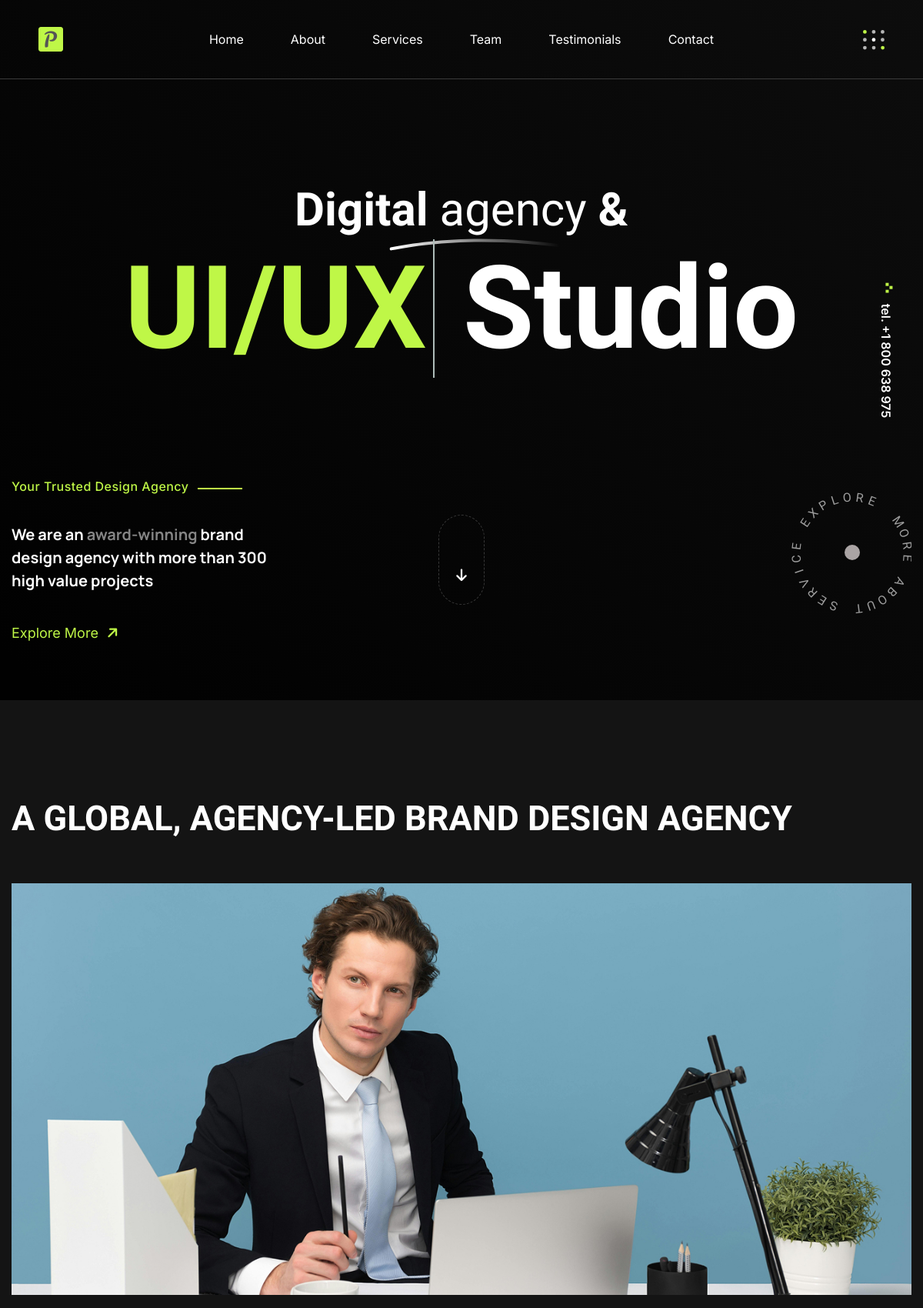
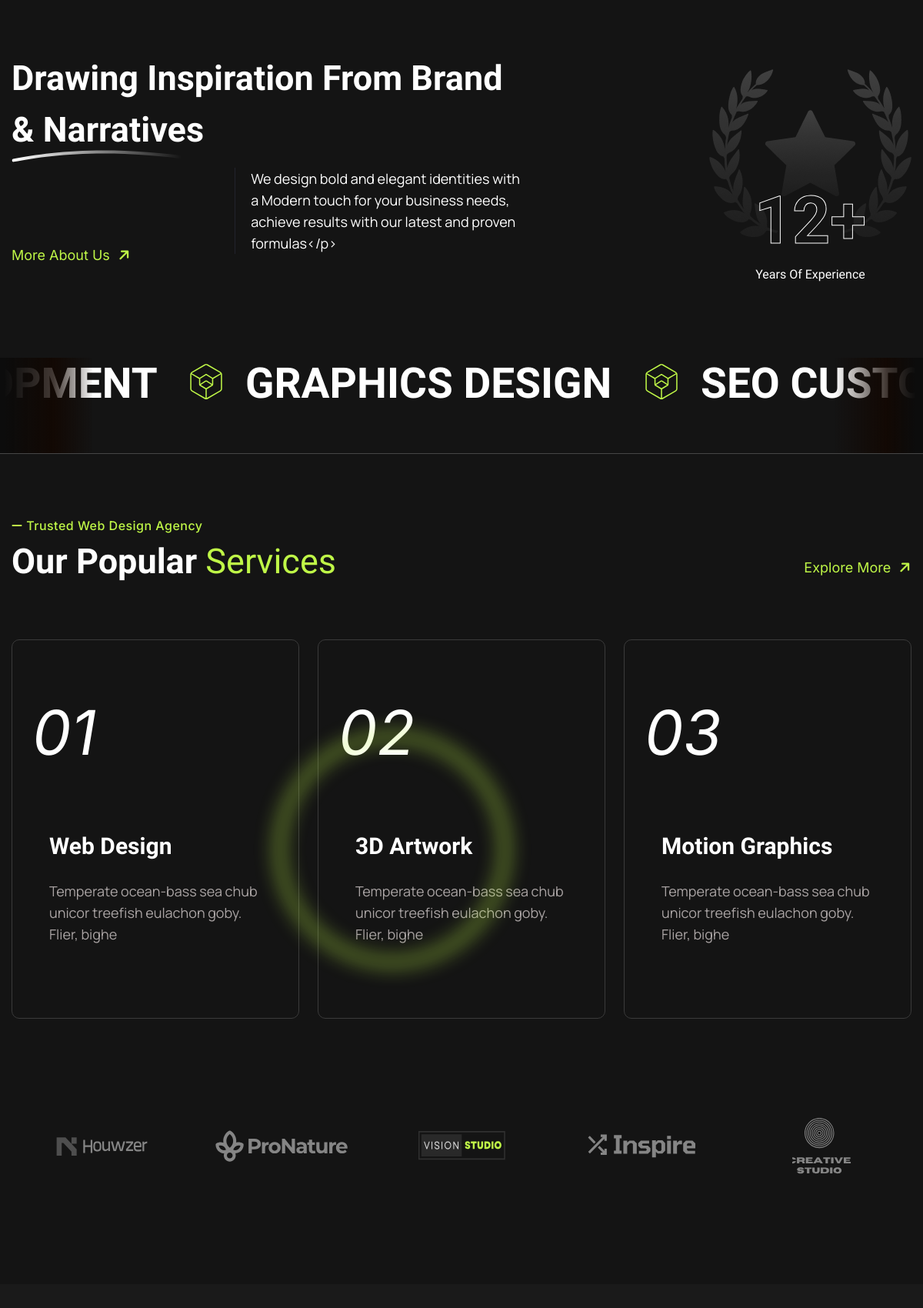
The page / (upper part) on the database its author committed (2 pictures, top to bottom).
### home_content/models.py (models this page shows, shortened)
class AppSettings(models.Model):
    app_name = models.CharField(max_length=255)
    logo = models.ImageField(upload_to='settings/logo/', null=True, blank=True)
    preloader_logo = models.ImageField(upload_to='settings/preloader/', null=True, blank=True)
    facebook_link = models.URLField(max_length=500, null=True, blank=True)
    instagram_link = models.URLField(max_length=500, null=True, blank=True)
    twitter_link = models.URLField(max_length=500, null=True, blank=True)
    linkedin_link = models.URLField(max_length=500, null=True, blank=True)
    address = models.TextField(null=True, blank=True)
    phone = models.CharField(max_length=20, null=True, blank=True)
    email = models.EmailField(max_length=255, null=True, blank=True)

class AboutSection(models.Model):
    title = models.CharField(max_length=255)
    subtitle = models.CharField(max_length=255)
    description = models.TextField()
    image = models.ImageField(upload_to='about/')  # Images will go to MEDIA_ROOT/about/

### home_content/views.py (the view)
# urls.py: 2. Add a URL to urlpatterns:  path('', views.home, name='home')
def home(request):
    app_setting = AppSettings.objects.first()
    about_section = AboutSection.objects.first()
    portfolios = Portfolio.objects.all()
    team_members = Team.objects.all()
    testimonials = Testimonial.objects.all()
    return render(request, 'home.html', {
        'app_setting': app_setting,
        'about_section': about_section,
        'portfolios': portfolios,
        'team_members': team_members,
        'testimonials': testimonials,
    })

### templates/home.html (shortened to what this page needs)
{% extends "base.html" %}
{% block content %}
{% include 'components/hero_area.html' %}
{% include 'components/about.html' %}
{% include 'components/service.html' %}
{% include 'components/portfolio.html' %}
{% endblock %}

### templates/header.html (shortened to what this page needs)
{% load static %}
<header>
    <div id="header-sticky"
        class="tp-header-top-area tp-header__style-1 tp-header__transparent tp-header__border pr-160 pl-160 black-bg">
        <div class="contianer-fluid">
            <div class="row align-items-center">
                <div class="col-xl-2 col-lg-2 col-md-6 col-sm-6 col-6">
                    <div class="tp-main__logo">
                        <a href="#">
                            <img src="{{ app_setting.preloader_logo.url }}" alt="">
                        </a>
                    </div>
                </div>
                <div class="col-xl-8 col-lg-8 d-none d-lg-block">
                    <div class="tp-main__menu d-flex justify-content-center">
                        <nav>
                            <ul>
                                <li><a href="#">Home</a></li>
                                <li><a href="#about-sec">About</a></li>
                                <li><a href="#Services">Services</a></li>
                                <li><a href="#team">Team</a></li>
                                <li><a href="#Testimonials">Testimonials</a></li>
                                <li><a href="#contactus">Contact</a></li>
                            </ul>
                        </nav>
                    </div>
                </div>
                <div class="col-xl-2 col-lg-2 col-md-6 col-sm-6 col-6">
                    <div class="tp-header__right d-flex justify-content-end">
                        <div class="tp-header__action">
                            <ul>
                                <li>
                                </li>
                                <li>
                                    <button class="tp-header__burs-btn tp-offcanvas-open-btn">
                                        <span>
                                        </span>
                                    </button>
                                </li>
                            </ul>
                        </div>
                    </div>
                </div>
            </div>
        </div>
    </div>
</header>

### templates/components/about.html (shortened to what this page needs)
{% load static %}
<section class="tp-about-area tp-space" id="about-sec">
    <div class="container">
        <div class="tp-about-titlebox mb-50">
            <h1 class="tp-section-title text-white">
                 {{ about_section.title }}
            </h1>
        </div>
        <div class="tp-about-thumb w-100 mb-85 wow tp_clip_down" data-wow-duration="2.5s">
            <img src="{{ about_section.image.url }}" alt="About Image">
        </div>
        <div class="tp-about-content">
            <div class="row">
                <div class="col-lg-7 col-xl-7">
                    <div class="tp-about-titlebox mb-15">
                        <h1 class="tp-section-title">
                            {{ about_section.subtitle }}
                            <span class="tp-title-shape wow tp_clip_right" data-wow-duration="2.5s">
                            </span>
                        </h1>
                    </div>
                    <div class="tp-about-textbox">
                        <div class="row align-items-end">
                            <div class="col-sm-4 col-md-4 col-lg-4 col-xl-5">
                                <div class="tp-about-action">
                                    <a href="#about-sec" class="tp-btn-primary tp-btn-switch-text">
                                        <span class="btn-double-text" data-text="More About Us">More About Us </span>
                                        <span class="btn-icon"><i class="fa-solid fa-arrow-right"></i></span>
                                    </a>
                                </div>
                            </div>
                            <div class="col-sm-8 col-md-8 col-lg-8 col-xl-7">
                                <div class="tp-about-text">
                                    <p class="text-white">
                                        {{ about_section.description}}
                                </div>
                            </div>
                        </div>
                    </div>
                </div>
                <div class="col-lg-5 col-xl-5 d-flex justify-content-center justify-content-lg-end">
                    <div class="tp-about-awardbox p-relative text-end">
                        <div class="award-thumb text-center wow tp_clip_down" data-wow-duration="2.5s">
                            <img src="{% static 'assets/img/award/award-1.png' %}" alt="">
                        </div>
                        <div class="media-body text-center wow tpfadeUp" data-wow-duration="1.3s">
                            <h3 class="award-number"><span class="counter-number">12</span>+</h3>
                            <h6 class="counter-title text-white">Years Of Experience</h6>
                        </div>
                    </div>
                </div>
            </div>
        </div>
    </div>
</section>
<div class="tp-text__slider-area fix">
    <div class="tp-text__1-box">
        <div class="swiper-container tp-text__1-slider-active">
            <div class="swiper-wrapper slide-transtion">
                <div class="swiper-slide">
                    <div class="tp-text__2-wrap">
                        <h3 class="tp-text__2-text">
                            WEB DEVELOPMENT
                            <span>
                            </span>
                        </h3>
                    </div>
                </div>
                <div class="swiper-slide">
                    <div class="tp-text__2-wrap">
                        <h3 class="tp-text__2-text">
                            GRAPHICS DESIGN
                            <span>
                            </span>
                        </h3>
                    </div>
                </div>
                <div class="swiper-slide">
                    <div class="tp-text__2-wrap">
                        <h3 class="tp-text__2-text">
                            SEO CUSTOMIZE
                        </h3>
                    </div>
                </div>
            </div>
        </div>
    </div>
</div>

### rows shown on the page
AppSettings: preloader_logo (picture)
AboutSection: title "A GLOBAL, AGENCY-LED BRAND DESIGN AGENCY", image (picture), subtitle "Drawing Inspiration From Brand & Narratives", description "We design bold and elegant identities with a Modern touch for your business needs, achieve results with our latest and proven formulas</p>"
